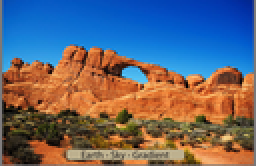
%> input picture test images/desert.bmp, 128 x 83 px, shrunk from 1273 x 825 before the run (shown 2 times larger)
$ octave Untitled13.m   (GNU Octave 9; MATLAB toolbox functions it lacks are replaced by stand-ins)
%> lines starting %> are read from the running program, lines starting %| are printed output that depends on the picture
### hatchfill/hatchfill.m
function H = hatchfill(A,STYL,ANGLE,SPACING,FACECOL)
%% HATCHFILL Hatching and speckling of patch objects
%%   HATCHFILL(A) fills the patch(es) with handle(s) A.
%%   A can be a vector of handles or a single handle.
%%   If A is a vector, then all objects of A should
%%   be part of the same group for predictable results.
%%   The hatch consists of black lines angled at
%%   45 degrees spaced 5 pixels apart, with no color
%%   filling between the lines.
%%
%%   HATCHFILL(A,STYL) applies STYL pattern with default paramters.
%%      - STYL can be 'single' for single lines (the default),
%%      'cross' for a double-crossed hatch, 'speckle' for
%%      speckling inside the patch boundary, and 'outspeckle' for
%%      for speckling outside the boundary. 'fill' will
%%      apply only a gray fill and no hatching.
%%
%%   HATCHFILL(A,STYL,ANGLE,SPACING) applies a hatch/speckle with
%%   customized parameters:
%%      - ANGLE sets the angle of hatch lines. For speckling, it
%%      controls the width of the speckling region.
%%      - SPACING controls the spacing of hatch lines or the
%%      density of speckle points.
%%      If STYL is 'fill', then ANGLE and SPACING are ignored.
%%
%%   HATCHFILL(A,STYL,ANGLE,SPACING,FACECOL) allows the user
%%   to specify a fill color. (The default is 'none'.)
%%
%%   H = HATCHFILL(...) returns handles to the line objects
%%   comprising the hatch/speckle.
%%
%%   Examples:
%%       Gray region with hatching:
%%       hh = hatchfill(a,'cross',45,5,[0.5 0.5 0.5]);
%%
%%       Speckled region:
%%       hatchfill(a,'speckle',7,1);
%%
%%   NOTE: This function depends on the script hatch_xy.m
%%   based on the work of R. Pawlowicz, K. Pankratov, and
%%   Iram Weinstein.
%%
%%   Neil Tandon 11 Jul 2011

% set defaults:
if nargin == 1
    STYL = 'single';
    ANGLE = 45;
    SPACING = 5;
    FACECOL = 'none';
end

% For backwards compatability:
if strcmpi(STYL,'none')
    STYL = 'fill';
end

if nargin == 2
    if strcmpi(STYL,'single') || strcmpi(STYL,'cross')
        ANGLE = 45;
        SPACING = 5;
        FACECOL = 'none';
    elseif strcmpi(STYL,'speckle') || strcmpi(STYL,'outspeckle')
        ANGLE = 7;
        SPACING = 1;
        FACECOL = 'none';
    elseif strcmpi(STYL,'fill')
        FACECOL = [0.8 0.8 0.8];
    end
end

if nargin == 3
    error('Invalid number of input arguments');
end

if nargin == 4
    if strcmpi(STYL,'fill')
        FACECOL = [0.8 0.8 0.8];
    else
        FACECOL = 'none';
    end
end

if ( ~strcmpi(STYL,'single') && ~strcmpi(STYL,'cross') && ...
     ~strcmpi(STYL,'speckle') && ~strcmpi(STYL,'outspeckle') && ...
     ~strcmpi(STYL,'fill') )
    error(['Invalid style: ',STYL])
end

linec = 'k';
linew = 0.5;
specksize = 2;

% axis handle is one or two hierarchical levels up:
% (Additional check suggested by Dan K)
hax = get(A(1),'parent');
is_axes = strcmpi(get(hax,'type'),'axes');
if ~is_axes
   hax = get(hax,'parent');
end
is_axes = strcmpi(get(hax,'type'),'axes');

x_is_log = 0; y_is_log = 0;
x_is_reverse = 0; y_is_reverse = 0;

if is_axes
   axsize_in = get(hax,'position');
   y_is_log = strcmpi(get(hax,'yscale'),'log');
   if y_is_log
       ylims = get(hax,'ylim');
       dy = (ylims(2) - ylims(1))/(log10(ylims(2))-log10(ylims(1)));
       set(hax,'units','pixels');
       axsize = get(hax,'position');
       set(hax,'position',[ axsize(1:3) dy*axsize(4) ]);
       set(hax,'units','normalized')
   end

   x_is_log = strcmpi(get(hax,'xscale'),'log');
   if x_is_log
       xlims = get(hax,'xlim');
       dx = (xlims(2) - xlims(1))/(log10(xlims(2))-log10(xlims(1)));
       set(hax,'units','pixels');
       axsize = get(hax,'position');
       set(hax,'position',[ axsize(1:2) dx*axsize(3) axsize(4) ]);
       set(hax,'units','normalized')
   end

   if strcmp(STYL,'single') || strcmp(STYL,'cross')
      y_is_reverse = strcmpi(get(hax,'ydir'),'reverse');
      if y_is_reverse
          ANGLE = -ANGLE;
      end
      x_is_reverse = strcmpi(get(hax,'xdir'),'reverse');
      if x_is_reverse
          ANGLE = 180-ANGLE;
      end
   end
end

% Apply hatch:
j = 1;
for k = 1:length(A)
    set(A,'facecolor',FACECOL);
    v = get(A(k),'vertices');
    if any(v(end,:)~=v(1,:))
        v(end+1,:) = v(1,:);
    end
    x = v(:,1);
    if x_is_log
        x = log10(v(:,1));
    end
    y = v(:,2);
    if y_is_log
        y = log10(v(:,2));
    end

    if strcmp(STYL,'fill')
        H = NaN;
        continue
    end

    [xhatch,yhatch] = hatch_xy(x,y,STYL,ANGLE,SPACING);
    if x_is_log
        xhatch = 10.^xhatch;
    end
    if y_is_log
        yhatch = 10.^yhatch;
    end
    if strcmp(STYL,'speckle') || strcmp(STYL,'outspeckle')
        if any(xhatch)
            H(j) = line(xhatch,yhatch,'marker','.','linest','none', ...
                    'markersize',specksize,'color',linec);
            j = j+1;
        end
    elseif strcmp(STYL,'single') || strcmp(STYL,'cross')
        H(j) = line(xhatch,yhatch);
        set(H(j),'color',linec,'linewidth',linew);
        j = j+1;
    end
end

if y_is_log || x_is_log
    set(hax,'position',axsize_in);
end


%%%%%%%%%%%%%%%%%%% SUBFUNCTIONS %%%%%%%%%%%%%%%%%%%%%%%%

function [xi,yi,x,y]=hatch_xy(x,y,varargin);
%
% M_HATCH Draws hatched or speckled interiors to a patch
%
%    M_HATCH(LON,LAT,STYL,ANGLE,STEP,...line parameters);
%
% INPUTS:
%     X,Y - vectors of points.
%     STYL - style of fill
%     ANGLE,STEP - parameters for style
%
%     E.g.
%
%      'single',45,5  - single cross-hatch, 45 degrees,  5 points apart
%      'cross',40,6   - double cross-hatch at 40 and 90+40, 6 points apart
%      'speckle',7,1  - speckled (inside) boundary of width 7 points, density 1
%                               (density >0, .1 dense 1 OK, 5 sparse)
%      'outspeckle',7,1 - speckled (outside) boundary of width 7 points, density 1
%                               (density >0, .1 dense 1 OK, 5 sparse)
%
%
%      H=M_HATCH(...) returns handles to hatches/speckles.
%
%      [XI,YI,X,Y]=MHATCH(...) does not draw lines - instead it returns
%      vectors XI,YI of the hatch/speckle info, and X,Y of the original
%      outline modified so the first point==last point (if necessary).
%
%     Note that inside and outside speckling are done quite differently
%     and 'outside' speckling on large coastlines can be very slow.

%
% Hatch Algorithm originally by K. Pankratov, with a bit stolen from
% Iram Weinsteins 'fancification'. Speckle modifications by R. Pawlowicz.
%
% R Pawlowicz 15/Dec/2005

styl='speckle';
angle=7;
step=1/2;

if length(varargin)>0 & isstr(varargin{1}),
  styl=varargin{1};
  varargin(1)=[];
end;
if length(varargin)>0 & ~isstr(varargin{1}),
  angle=varargin{1};
  varargin(1)=[];
end;
if length(varargin)>0 & ~isstr(varargin{1}),
  step=varargin{1};
  varargin(1)=[];
end;

I = zeros(1,length(x));
%[x,y,I]=m_ll2xy(lon,lat,'clip','patch');


if x(end)~=x(1) & y(end)~=y(1),
  x=x([1:end 1]);
  y=y([1:end 1]);
  I=I([1:end 1]);
end;

if strcmp(styl,'speckle') | strcmp(styl,'outspeckle'),
  angle=angle*(1-I);
end;

if size(x,1)~=1,
 x=x(:)';
 angle=angle(:)';
end;
if size(y,1)~=1,
 y=y(:)';
end;


% Code stolen from Weinstein hatch
oldu = get(gca,'units');
set(gca,'units','points');
sza = get(gca,'pos'); sza = sza(3:4);
set(gca,'units',oldu)   % Set axes units back

xlim = get(gca,'xlim');
ylim = get(gca,'ylim');
xsc = sza(1)/(xlim(2)-xlim(1)+eps);
ysc = sza(2)/(ylim(2)-ylim(1)+eps);

switch lower(styl),
 case 'single',
  [xi,yi]=drawhatch(x,y,angle,step,xsc,ysc,0);
  if nargout<2,
    xi=line(xi,yi,varargin{:});
  end;
 case 'cross',
  [xi,yi]=drawhatch(x,y,angle,step,xsc,ysc,0);
  [xi2,yi2]=drawhatch(x,y,angle+90,step,xsc,ysc,0);
  xi=[xi,xi2];
  yi=[yi,yi2];
  if nargout<2,
    xi=line(xi,yi,varargin{:});
  end;
 case 'speckle',
  [xi,yi ]  =drawhatch(x,y,45,   step,xsc,ysc,angle);
  [xi2,yi2 ]=drawhatch(x,y,45+90,step,xsc,ysc,angle);
  xi=[xi,xi2];
  yi=[yi,yi2];
  if nargout<2,
    if any(xi),
      xi=line(xi,yi,'marker','.','linest','none','markersize',2,varargin{:});
    else
      xi=NaN;
    end;
  end;
 case 'outspeckle',
  [xi,yi ]  =drawhatch(x,y,45,   step,xsc,ysc,-angle);
  [xi2,yi2 ]=drawhatch(x,y,45+90,step,xsc,ysc,-angle);
  xi=[xi,xi2];
  yi=[yi,yi2];
  inside=logical(inpolygon(xi,yi,x,y)); % logical needed for v6!
  xi(inside)=[];yi(inside)=[];
  if nargout<2,
    if any(xi),
      xi=line(xi,yi,'marker','.','linest','none','markersize',2,varargin{:});
    else
      xi=NaN;
    end;
  end;

end;


return

%%%%%

% [126 lines left out: function drawhatch, not called in this run]

### extras/Untitled13.m
clc;
clear;
close all;

FILENAME = 'desert.bmp';
I = imread(FILENAME);
%> I is the input picture: size 83x128x3 uint8; mean R, G, B 102.5, 102.1, 112.9

i1 = I(:,:,1);
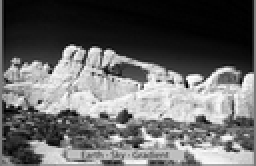
%> i1: size 83x128 uint8 (shown 2 times larger); min 0, max 255, mean 102.5
figure;
[X,h1] = contourf(i1);
%> h1 = -39.77

i12 = medfilt2(i1);
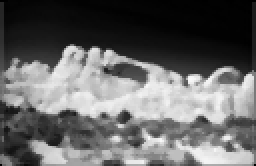
%> i12: size 83x128 uint8 (shown 2 times larger); min 0, max 250, mean 101.7
figure;
[Y,h2] = contourf(i12);
%> h2 = -952.9

hp1 = findobj(h1,'Type','patch');
%> hp1 = 874 values from -913.9 to -40.53
hp2 = findobj(h2, 'Type' ,'patch');
%> hp2 = 212 values from -1164.6 to -953.4

hh1 = hatchfill(hp1,'single',-45,3);
%> in hatchfill, `hax = get(A(1),'parent');`: hax = -39.77
%> in hatchfill, `is_axes = strcmpi(get(hax,'type'),'axes');`: is_axes = false
%> in hatchfill, `hax = get(hax,'parent');`: hax = -34.64
%> in hatchfill, `is_axes = strcmpi(get(hax,'type'),'axes');`: is_axes = true
%> in hatchfill, `axsize_in = get(hax,'position');`: axsize_in = [0.13 0.11 0.775 0.815]
%> in hatchfill, `y_is_log = strcmpi(get(hax,'yscale'),'log');`: y_is_log = false
%> the loop in hatchfill, `for k = 1:length(A)` made 1 pass
%> (styl in hatch_xy, angle in hatch_xy, step in hatch_xy) on pass 1: ('single', -45, 3)
%> pass 1, in hatch_xy, `set(gca,'units','points');`:
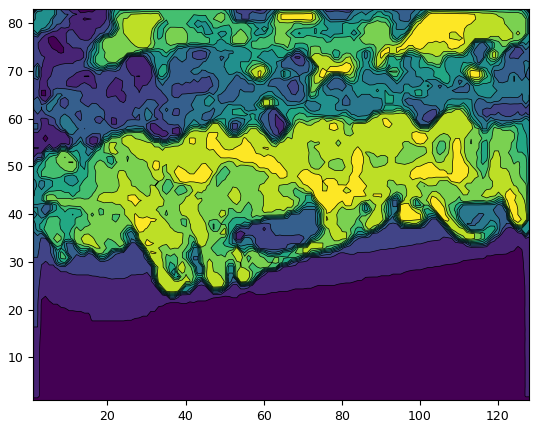
%> figure redrawn from the program's plot data
%> the run ends on the next line
